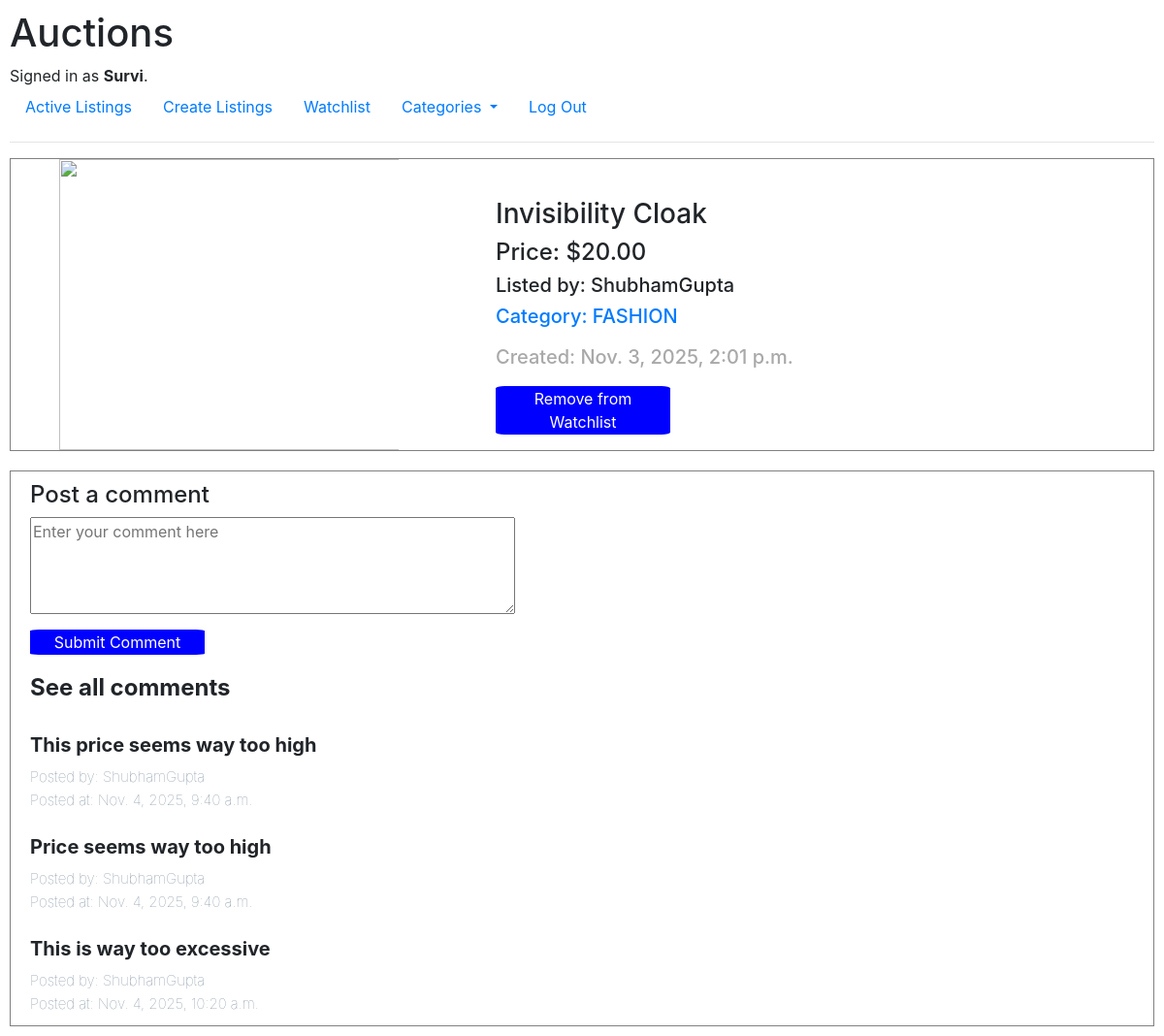
The page /listing/1 (signed in) on the database its author committed.
### auctions/models.py (models this page shows, shortened)
class User(AbstractUser):
    watchlist = models.ManyToManyField('Listing', blank=True, related_name="watchers")

class Listing(models.Model):
    title = models.CharField(max_length=512)
    description = models.TextField() ##textfield for inlmiited length
    min_bid = models.DecimalField(max_digits=10, decimal_places=2)
    current_price = models.DecimalField(max_digits=10, decimal_places=2, null = True, blank = True)
    listed_by = models.ForeignKey(User, on_delete=models.CASCADE, related_name="listers") ##relates to the user table/object
    category = models.CharField(max_length=20, choices= CATEGORY_CHOICES, default='FASHION') ##can only take values from the given choices
    image_url = models.URLField(max_length=2048, blank=True, null=True)
    created_at = models.DateTimeField(auto_now_add=True)  # Set once
    updated_at = models.DateTimeField(auto_now=True)      # Updates every save
    status = models.CharField(max_length=20, choices=STATUS, default='ACTIVE')
    winner = models.ForeignKey(User, on_delete=models.CASCADE, related_name="winner", blank=True, null=True)
    def __str__(self):
        return f"title: {self.title} , details: {self.description} , min_bid: {self.min_bid}, listed_by: {self.listed_by}, category: {self.category}"

class Comment(models.Model):
    listing = models.ForeignKey(Listing, on_delete=models.CASCADE, related_name="commentListings")
    comment_user = models.ForeignKey(User, on_delete=models.CASCADE, related_name="commenter")
    comment = models.TextField() ##textfield for inlmiited length
    bid_created_date = models.DateTimeField(auto_now_add=True)
    bid_updated_date = models.DateTimeField(auto_now=True, null=True)

### auctions/views.py (the view)
# urls.py: path("listing/<int:listing_id>", views.listing, name = "listingpage"),
def listing(request, listing_id):
    count_bids = Bid.objects.filter(listing=Listing.objects.get(id=listing_id)).count()
    if request.method == "GET":
        listing_temp = Listing.objects.get(id = listing_id)
        all_comments = Comment.objects.filter(listing = listing_temp)
        print(listing_temp)
        return render(request, "auctions/listing.html" , {
            "listing": listing_temp,
            "count_bids": count_bids,
            "comments": all_comments,
            "cats": CATEGORY_CHOICES
        })

### auctions/templates/auctions/listing.html (shortened to what this page needs)
{% extends "auctions/layout.html" %}
{% block body %}
    <div id="listing">
        <img src="{{ listing.image_url }}" height = 300px width="400px">
        <div id = "details">
            <h3 id = "title">{{ listing.title }}</h3>
            <h4 id = "price">Price: ${{ listing.min_bid }}</h4>
            <h5 id = "listedby">Listed by: {{ listing.listed_by }}</h5>
            <h5 id = "category"> <a href="{% url 'categorypage'  listing.category  %}">  Category: {{ listing.category }} </a></h5>
            <h5 id = "date">Created: {{ listing.created_at }}</h5>
            {% if user.is_authenticated %}
                {% if listing not in user.watchlist.all %}
                    <form action="{% url 'add_to_watchlist' %}" method = "POST">
                        {% csrf_token %}
                        <input type = "hidden" name="listing_ID" value = "{{ listing.id }}">
                        <button type="submit" id="addWatchlist">Add to Watchlist</button>
                    </form>
                {% else %}
                    <form action="{% url 'remove_from_watchlist' %}" method = "POST">
                        <button type="submit" id="removeWatchlist">Remove from Watchlist</button>
                    </form>
                {% endif %}
            {% endif %}
        </div>
    </div>
    {% if user.is_authenticated %}
        <div id ="comment">
            <h4> Post a comment </h4>
            <form action="{% url 'commentpage' %}" method = "POST">
                <textarea name = "new_comment" placeholder="Enter your comment here" required style="width: 500px; height: 100px;"></textarea>
                <br>
                <button id = "submit_comment" type ="submit"> Submit Comment </button>
            </form>
            {% if comments %}
            <h4 id="seeall"> See all comments </h4>
            {% for comment in comments %}
            <br>
            <div name = "comment_actual">
                <h6 id = "comment_details"> {{ comment.comment }}</h6>
                <h7 id = "postedby">Posted by: {{ comment.comment_user.username }}</h7>
                <br>
                <h7 id = "postdate">Posted at: {{ comment.bid_created_date }}</h7>
            </div>
            {% endfor %}
            {% endif %}
        </div>
    {% else %}
    <h1></h1>
    {% endif %}
{% endblock %}

### auctions/templates/auctions/layout.html (shortened to what this page needs)
{% load static %}
<!DOCTYPE html>
<html lang="en">
    <head>
        <link rel="stylesheet" href="https://stackpath.bootstrapcdn.com/bootstrap/4.4.1/css/bootstrap.min.css">
        <link href="{% static 'auctions/styles.css' %}" rel="stylesheet">
    </head>
    <body>
        <h1>Auctions</h1>
        <div>
            {% if user.is_authenticated %}
                Signed in as <strong>{{ user.username }}</strong>.
            {% else %}
                Not signed in.
            {% endif %}
        </div>
        <ul class="nav">
            <li class="nav-item">
                <a class="nav-link" href="{% url 'index' %}">Active Listings</a>
            </li>
            {% if user.is_authenticated %}
                <li class="nav-item">
                    <a class="nav-link" href="{% url 'create' %}">Create Listings</a>
                </li>
                <li class="nav-item">
                    <a class="nav-link" href="{% url 'watchlist' %}">Watchlist</a>
                </li>
                <li class="nav-item dropdown">
                    <a class="nav-link dropdown-toggle" href="#" id="categoriesDropdown" role="button" data-toggle="dropdown" aria-expanded="false">
                        Categories
                    </a>
                </li>
                <li class="nav-item">
                    <a class="nav-link" href="{% url 'logout' %}">Log Out</a>
                </li>
            {% endif %}
        </ul>
        <hr>
        {% block body %}
        {% endblock %}
    </body>
</html>

### auctions/static/auctions/styles.css (style rules this page uses)
body { padding: 10px; }

### auctions/templates/auctions/listing.html (style rules this page uses)
#listing { display: flex; border: 1px solid gray; gap: 100px; }
img { padding-left: 50px; }
#date { color: darkgray; padding-top: 10px; }
#title { padding-top: 40px; }
#bid, #comment { border: 1px solid gray; margin-top: 20px; padding-left: 20px; padding-bottom: 10px; padding-top: 10px; }
#place_bid , #submit_comment, #addWatchlist, #removeWatchlist, #closeAuction { margin-top: 10px; border: none; color: white; background-color: blue; border-radius: 5%; width: 180px; }
#seeall { margin-top: 20px; font-weight: bold; }
#comment_details { font-weight: bolder; font-size: 20px; }
#postedby, #postdate { font-weight: lighter; color: lightslategray; font-size: 15px; }

### rows shown on the page
User: username "Survi"
Listing: title "Invisibility Cloak", min_bid "20.00", listed_by "ShubhamGupta", category "FASHION", created_at "Nov. 3, 2025, 2:01 p.m."
Comment: comment "This price seems way too high", comment_user.username "ShubhamGupta", bid_created_date "Nov. 4, 2025, 9:40 a.m."
Comment: comment "Price seems way too high", comment_user.username "ShubhamGupta", bid_created_date "Nov. 4, 2025, 9:40 a.m."
Comment: comment "This is way too excessive", comment_user.username "ShubhamGupta", bid_created_date "Nov. 4, 2025, 10:20 a.m."
